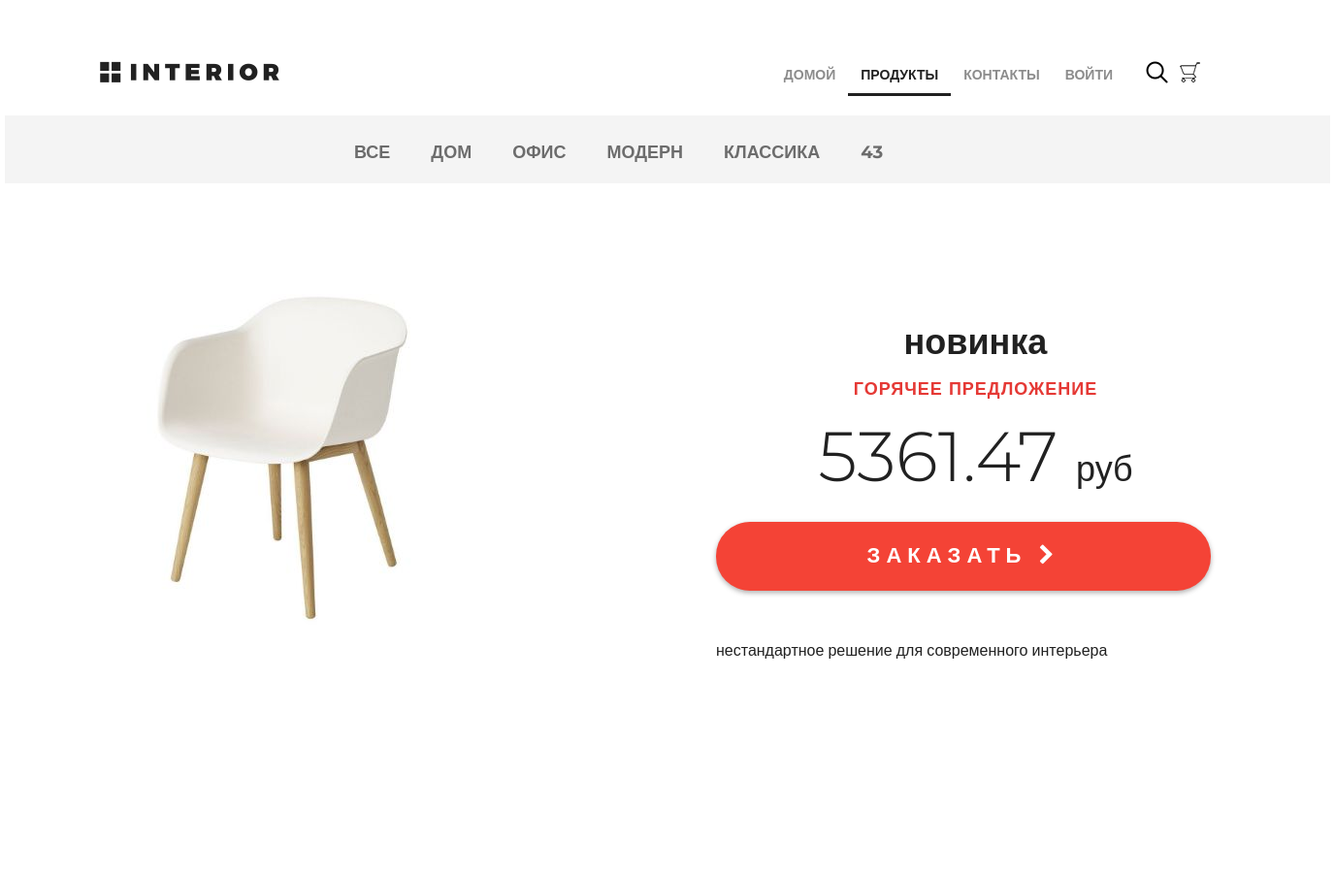
/products/ (upper part), run on an earlier commit of the app's database.
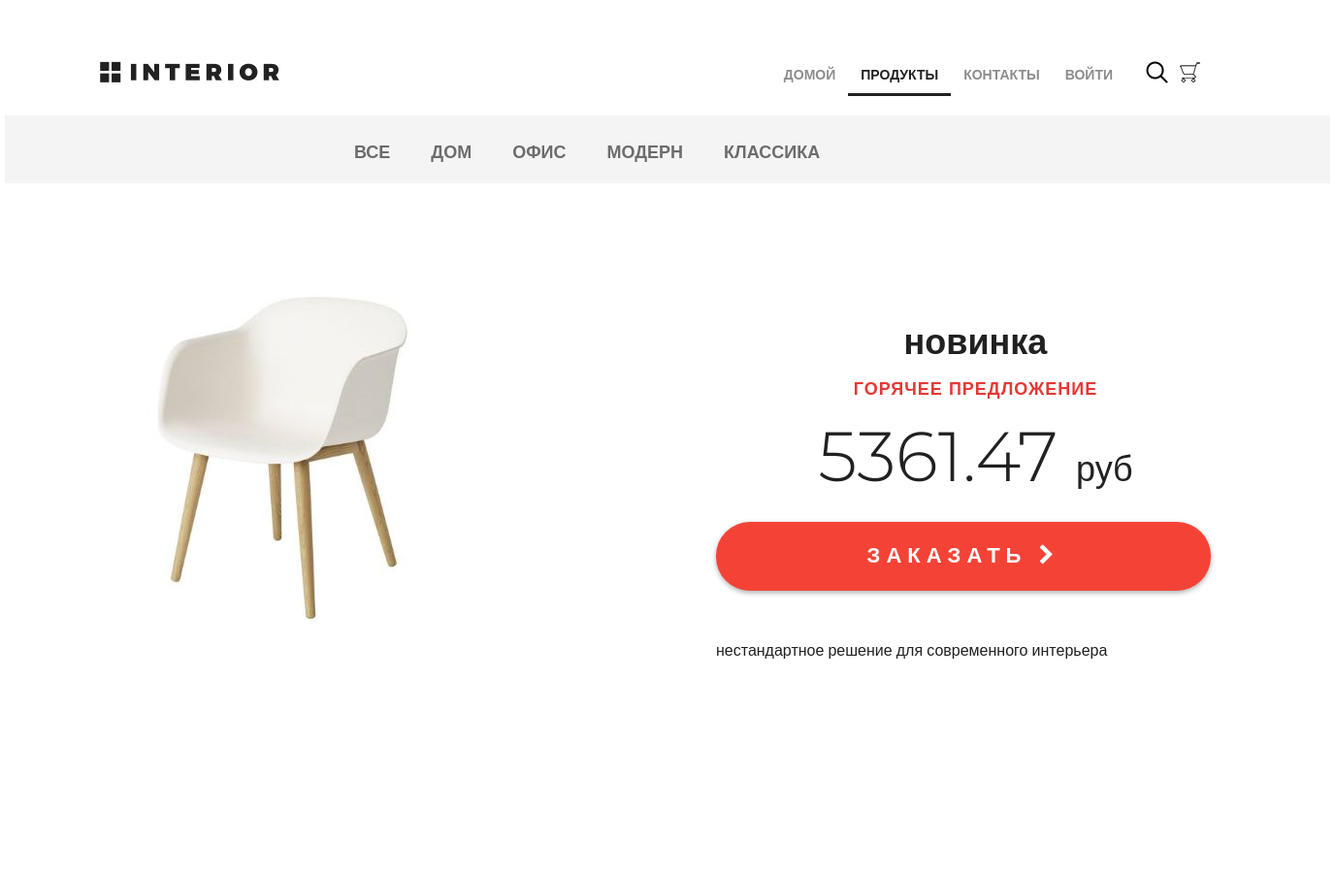
And on a later commit of the database.
### mainapp/models.py (models this page shows, shortened)
class ProductCategory(models.Model):
    name = models.CharField(verbose_name="имя", max_length=64, unique=True)
    description = models.TextField(verbose_name="описание", blank=True)
    is_active = models.BooleanField(
        verbose_name="категория активна", default=True)

### mainapp/views.py (the view, shortened to what this page needs)
# urls.py: path('products/', include('mainapp.urls', namespace='products')),
def products(request, pk=None, page=1):
    title = "продукты"
    links_menu = ProductCategory.objects.all()
    basket = get_basket(request.user)
    hot_product = get_hot_product()
    same_products = get_same_product(hot_product)
    content = {"title": title, "links_menu": links_menu,
               "same_products": same_products, "media_url": settings.MEDIA_URL, "hot_product": hot_product, }
    if pk:
        print(f"User select category: {pk}")
    return render(request, "mainapp/products.html", content)

### mainapp/views.py (called while the page is built)
def get_basket(user):
    if user.is_authenticated:
        return Basket.objects.filter(user=user)
    else:
        return[]

def get_hot_product():
    products = Product.objects.all()
    return random.sample(list(products), 1)[0]

def get_same_product(hot_product):
    same_products = Product.objects.filter(
        category=hot_product.category).exclude(pk=hot_product.pk)[:3]
    return same_products

### mainapp/templates/mainapp/products.html (shortened to what this page needs)
{% extends 'mainapp/base.html' %} {% load static %} {% block menu %}
<div class="hero-white">
    <div class="header clearfix">
        <a href="{% url 'main' %}" class="logo"></a>
        {% include 'mainapp/includes/inc_menu.html' %}
    </div>
</div>
{% endblock %} {% block content %}
<div class="details">
    <div class="links clearfix">
        {% include 'mainapp/includes/inc_categories_menu.html' %}
    </div>
    <div class="details-products">
        <div class="details-slider">
            <div class="slider-product">
                <img src="{{ media_url }}{{ hot_product.image }}">
            </div>
        </div>
        <div class="description">
            <h3 class="big-bold">{{hot_product.name}}</h3>
            <h3 class="red">горячее предложение</h3>
            <p class="price"> {{hot_product.price}} <span>руб</span></p>
            <a href="{% url 'basket:add' hot_product.pk %}" class="red-button">
                заказать <i class="fa fa-chevron-right" aria-hidden="true"></i>
            </a>
            <div class="description-text">
                {{ hot_product.description }}
            </div>
        </div>
    </div>
    <div class="related">
        <div class="title clearfix">
        </div>
        <div class="related-products clearfix">
        </div>
    </div>
</div>
{% endblock %}

### mainapp/templates/mainapp/includes/inc_categories_menu.html
<ul class="links-menu">
    <li>
        <a href="{% url 'products:category' pk=0 %}"
            class="{% if request.resolver_match.kwargs.pk == 0%}active{% endif %}">
            все
        </a>
    </li>
    {% for link in links_menu %}
    <li>
        <a href="{% url 'products:category' link.pk %}"
        class="{% if request.resolver_match.kwargs.pk|add:'0' == link.pk %}active{% endif %}">
            {{link.name}}
        </a>
    </li>
    {% endfor %}
</ul>

What changed in the data, as far as the page shows it:
removed ProductCategory: name "43"
